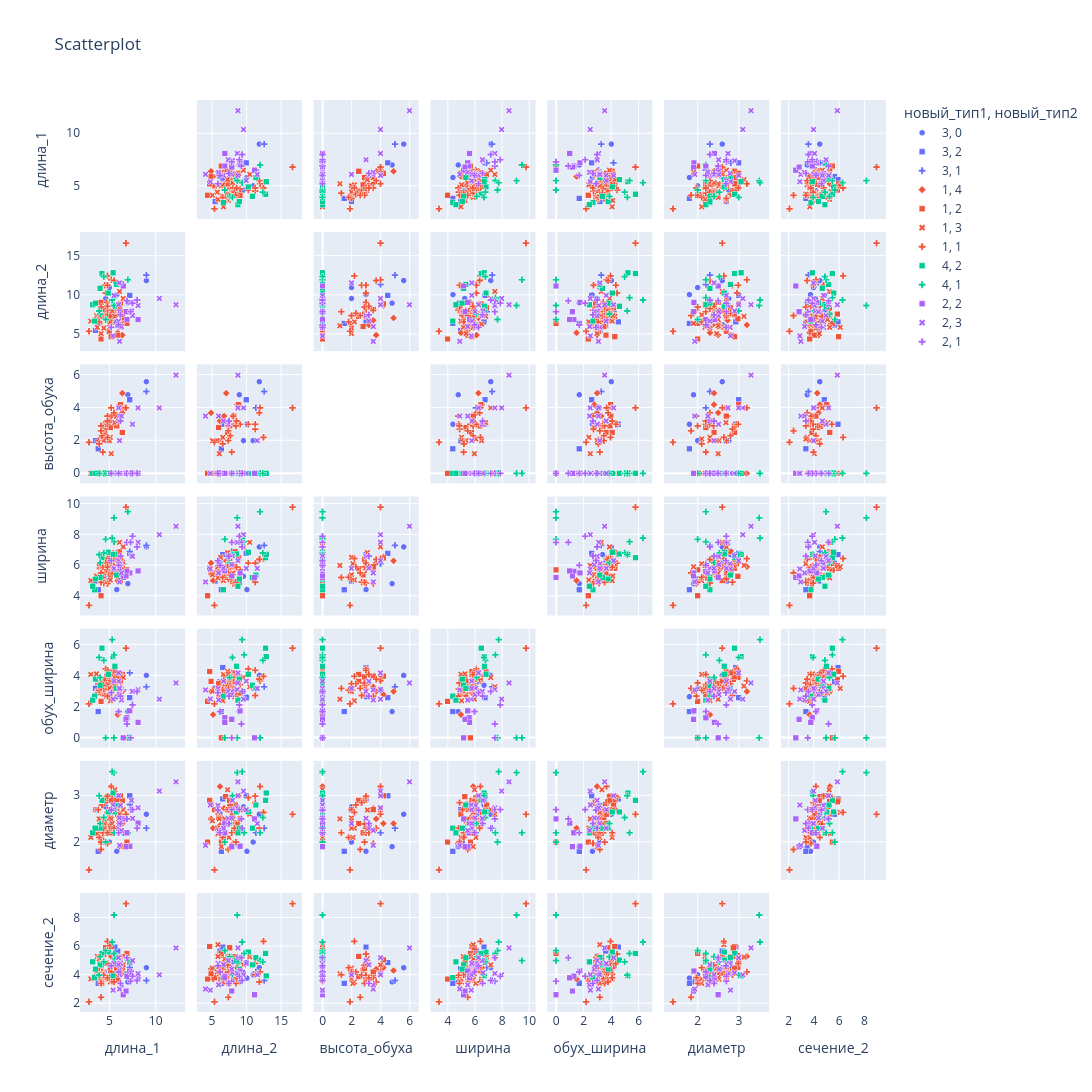

This figure's notebook cell:
### Markdown cell above
scatterplot для ['длина_1', 'длина_2', 'высота_обуха', 'ширина', 'обух_ширина', 'диаметр', 'сечение_2']

### Code cell
df_matrix = df_measurements.copy()
# Создаём колонку с объединённым текстом для hover
df_matrix['тип1_тип2'] = df_matrix['новый_тип1'].astype(str) + ' - ' + df_matrix['новый_тип2'].astype(str)

# Строим scatter matrix
fig = px.scatter_matrix(
    df_matrix,
    dimensions=['длина_1', 'длина_2', 'высота_обуха', 'ширина',
                'обух_ширина', 'диаметр', 'сечение_2'],
    color = names[0],                # дискретные цвета по типу1
    symbol= names[1],                # форма по типу2
    hover_name='тип1_тип2',       # текст при наведении (будет жирным заголовком)
    title='Scatterplot'
)

# Скрываем диагональные графики (гистограммы)
fig.update_traces(diagonal_visible=False)

# Настраиваем внешний вид маркеров (белая обводка, как в оригинале)
fig.update_traces(marker=dict(line=dict(color='white', width=0.5)))

# Задаём размер фигуры
fig.update_layout(width=1536, height=1536)

fig.show()

del df_matrix

### Figure 1 — Plotly figure (JSON) as saved in the notebook; plotly's stock layout.template omitted (floating-point values rounded to 4 significant figures)
{"data": [{"diagonal": {"visible": false}, "dimensions": [{"axis": {"matches": true}, "label": "длина_1", "values": [5.7, 4.6, 5.8, 7.0, 5.0, 9.0]}, {"axis": {"matches": true}, "label": "длина_2", "values": [8.0, 9.6, 10.1, 9.0, 11.0, 11.9]}, {"axis": {"matches": true}, "label": "высота_обуха", "values": [0.001, 2.0, 3.0, 4.8, 2.0, 5.6]}, {"axis": {"matches": true}, "label": "ширина", "values": [6.7, 5.28, 4.41, 4.8, 5.1, 7.2]}, {"axis": {"matches": true}, "label": "обух_ширина", "values": [3.4, 3.0, 2.66, 1.7, 3.2, 4.04]}, {"axis": {"matches": true}, "label": "диаметр", "values": [2.8, 2.76, 1.8, 1.9, 2.0, 2.6]}, {"axis": {"matches": true}, "label": "сечение_2", "values": [4.9, 4.15, 3.77, 3.5, 4.0, 4.5]}], "hovertemplate": "<b>%{hovertext}</b><br><br>новый_тип1=3<br>новый_тип2=0<br>%{xaxis.title.text}=%{x}<br>%{yaxis.title.text}=%{y}<extra></extra>", "hovertext": ["3 - 0", "3 - 0", "3 - 0", "3 - 0", "3 - 0", "3 - 0"], "legendgroup": "3, 0", "marker": {"color": "#636efa", "line": {"color": "white", "width": 0.5}, "symbol": "circle"}, "name": "3, 0", "showlegend": true, "type": "splom"}, {"diagonal": {"visible": false}, "dimensions": [{"axis": {"matches": true}, "label": "длина_1", "values": [5.9, 3.5, 3.8, 5.6, 7.2]}, {"axis": {"matches": true}, "label": "длина_2", "values": [6.2, 5.5, 6.4, 6.6, 10.0]}, {"axis": {"matches": true}, "label": "высота_обуха", "values": [0.001, 2.0, 1.5, 3.0, 4.5]}, {"axis": {"matches": true}, "label": "ширина", "values": [6.13, 4.97, 4.4, 6.7, 6.78]}, {"axis": {"matches": true}, "label": "обух_ширина", "values": [3.63, 3.21, 1.7, 4.55, 2.6]}, {"axis": {"matches": true}, "label": "диаметр", "values": [2.6, 2.7, 1.8, 2.93, 3.0]}, {"axis": {"matches": true}, "label": "сечение_2", "values": [5.67, 4.43, 3.4, 5.95, 4.86]}], "hovertemplate": "<b>%{hovertext}</b><br><br>новый_тип1=3<br>новый_тип2=2<br>%{xaxis.title.text}=%{x}<br>%{yaxis.title.text}=%{y}<extra></extra>", "hovertext": ["3 - 2", "3 - 2", "3 - 2", "3 - 2", "3 - 2"], "legendgroup": "3, 2", "marker": {"color": "#636efa", "line": {"color": "white", "width": 0.5}, "symbol": "square"}, "name": "3, 2", "showlegend": true, "type": "splom"}, {"diagonal": {"visible": false}, "dimensions": [{"axis": {"matches": true}, "label": "длина_1", "values": [6.5, 7.2, 9.0]}, {"axis": {"matches": true}, "label": "длина_2", "values": [11.4, 7.9, 12.6]}, {"axis": {"matches": true}, "label": "высота_обуха", "values": [4.0, 0.001, 5.0]}, {"axis": {"matches": true}, "label": "ширина", "values": [6.1, 6.9, 7.3]}, {"axis": {"matches": true}, "label": "обух_ширина", "values": [3.1, 4.2, 3.3]}, {"axis": {"matches": true}, "label": "диаметр", "values": [2.2, 2.81, 2.3]}, {"axis": {"matches": true}, "label": "сечение_2", "values": [4.2, 4.51, 3.6]}], "hovertemplate": "<b>%{hovertext}</b><br><br>новый_тип1=3<br>новый_тип2=1<br>%{xaxis.title.text}=%{x}<br>%{yaxis.title.text}=%{y}<extra></extra>", "hovertext": ["3 - 1", "3 - 1", "3 - 1"], "legendgroup": "3, 1", "marker": {"color": "#636efa", "line": {"color": "white", "width": 0.5}, "symbol": "cross"}, "name": "3, 1", "showlegend": true, "type": "splom"}, {"diagonal": {"visible": false}, "dimensions": [{"axis": {"matches": true}, "label": "длина_1", "values": [5.9, 5.2, 5.1, 6.4, 6.1, 5.2, 6.4]}, {"axis": {"matches": true}, "label": "длина_2", "values": [5.2, 6.2, 6.2, 7.1, 8.7, 6.8, 4.9]}, {"axis": {"matches": true}, "label": "высота_обуха", "values": [0.001, 0.001, 3.2, 4.9, 4.2, 3.5, 3.7]}, {"axis": {"matches": true}, "label": "ширина", "values": [5.0, 5.9, 5.83, 6.29, 6.54, 5.7, 6.15]}, {"axis": {"matches": true}, "label": "обух_ширина", "values": [1.5, 3.0, 3.57, 3.0, 2.8, 3.3, 3.0]}, {"axis": {"matches": true}, "label": "диаметр", "values": [2.3, 3.2, 2.36, 2.4, 2.4, 2.73, 2.5]}, {"axis": {"matches": true}, "label": "сечение_2", "values": [3.7, 5.3, 3.66, 4.3, 4.5, 3.98, 4.4]}], "hovertemplate": "<b>%{hovertext}</b><br><br>новый_тип1=1<br>новый_тип2=4<br>%{xaxis.title.text}=%{x}<br>%{yaxis.title.text}=%{y}<extra></extra>", "hovertext": ["1 - 4", "1 - 4", "1 - 4", "1 - 4", "1 - 4", "1 - 4", "1 - 4"], "legendgroup": "1, 4", "marker": {"color": "#EF553B", "line": {"color": "white", "width": 0.5}, "symbol": "diamond"}, "name": "1, 4", "showlegend": true, "type": "splom"}, {"diagonal": {"visible": false}, "dimensions": [{"axis": {"matches": true}, "label": "длина_1", "values": [6.9, 5.1, 5.0, 6.4, 4.1, 6.2, 5.1, 5.9, 5.2, 4.5, 4.1, 5.8, 6.2, 5.2, 4.6, 5.1, 5.8, 6.1]}, {"axis": {"matches": true}, "label": "длина_2", "values": [6.4, 6.0, 5.4, 7.5, 9.1, 8.9, 7.0, 4.9, 4.7, 7.3, 4.4, 8.2, 8.0, 7.4, 7.6, 6.0, 7.6, 8.4]}, {"axis": {"matches": true}, "label": "высота_обуха", "values": [0.001, 0.001, 0.001, 2.5, 0.001, 4.2, 0.001, 0.001, 0.001, 2.5, 0.001, 3.5, 0.001, 0.001, 0.001, 2.8, 2.9, 0.001]}, {"axis": {"matches": true}, "label": "ширина", "values": [5.7, 5.8, 5.5, 5.8, 5.3, 6.48, 5.28, 5.52, 5.81, 5.78, 4.01, 5.91, 5.0, 6.0, 5.98, 5.37, 6.39, 6.88]}, {"axis": {"matches": true}, "label": "обух_ширина", "values": [0.001, 3.5, 3.1, 4.1, 2.9, 3.99, 3.9, 3.65, 4.29, 3.65, 2.36, 4.0, 3.67, 4.14, 3.78, 2.8, 3.94, 4.2]}, {"axis": {"matches": true}, "label": "диаметр", "values": [2.0, 2.53, 2.7, 2.9, 2.5, 3.0, 2.98, 2.82, 2.9, 2.4, 2.0, 2.7, 2.6, 2.7, 2.87, 2.2, 2.9, 2.8]}, {"axis": {"matches": true}, "label": "сечение_2", "values": [5.5, 4.4, 3.8, 5.29, 4.9, 5.05, 4.52, 4.07, 5.99, 3.88, 3.7, 4.2, 4.1, 4.6, 5.9, 4.33, 4.46, 5.27]}], "hovertemplate": "<b>%{hovertext}</b><br><br>новый_тип1=1<br>новый_тип2=2<br>%{xaxis.title.text}=%{x}<br>%{yaxis.title.text}=%{y}<extra></extra>", "hovertext": ["1 - 2", "1 - 2", "1 - 2", "1 - 2", "1 - 2", "1 - 2", "1 - 2", "1 - 2", "1 - 2", "1 - 2", "1 - 2", "1 - 2", "1 - 2", "1 - 2", "1 - 2", "1 - 2", "1 - 2", "1 - 2"], "legendgroup": "1, 2", "marker": {"color": "#EF553B", "line": {"color": "white", "width": 0.5}, "symbol": "square"}, "name": "1, 2", "showlegend": true, "type": "splom"}, {"diagonal": {"visible": false}, "dimensions": [{"axis": {"matches": true}, "label": "длина_1", "values": [6.3, 5.0, 6.1, 4.0, 4.1, 5.2, 5.1, 5.3, 6.5, 4.2, 3.7, 5.6, 4.4, 6.0, 3.0, 4.4, 5.6, 3.9, 3.6, 5.0]}, {"axis": {"matches": true}, "label": "длина_2", "values": [6.4, 6.3, 10.5, 6.6, 5.1, 6.1, 6.6, 8.0, 9.6, 7.5, 5.9, 7.3, 5.8, 7.5, 6.7, 8.1, 7.3, 6.9, 7.4, 5.9]}, {"axis": {"matches": true}, "label": "высота_обуха", "values": [0.001, 2.0, 0.001, 0.001, 2.0, 1.2, 2.2, 0.001, 4.0, 2.1, 0.001, 0.001, 2.0, 0.001, 0.001, 0.001, 3.1, 0.001, 0.001, 0.001]}, {"axis": {"matches": true}, "label": "ширина", "values": [5.9, 6.52, 7.5, 5.86, 5.38, 5.99, 5.04, 5.5, 7.2, 6.1, 5.18, 6.0, 5.8, 6.0, 5.0, 5.49, 6.83, 5.92, 5.3, 5.9]}, {"axis": {"matches": true}, "label": "обух_ширина", "values": [3.0, 2.95, 3.3, 3.15, 3.0, 2.5, 2.4, 3.1, 3.9, 3.2, 3.01, 3.35, 3.0, 2.9, 4.1, 3.16, 4.3, 2.9, 4.14, 3.2]}, {"axis": {"matches": true}, "label": "диаметр", "values": [1.9, 2.52, 2.6, 2.29, 2.46, 2.5, 2.3, 2.4, 2.7, 2.1, 2.18, 3.13, 2.3, 2.5, 2.1, 2.5, 2.69, 2.5, 2.7, 2.64]}, {"axis": {"matches": true}, "label": "сечение_2", "values": [4.2, 3.69, 5.26, 4.8, 4.47, 4.07, 3.5, 3.6, 4.7, 3.4, 5.29, 5.25, 4.2, 5.0, 3.71, 3.82, 5.14, 5.12, 3.92, 6.12]}], "hovertemplate": "<b>%{hovertext}</b><br><br>новый_тип1=1<br>новый_тип2=3<br>%{xaxis.title.text}=%{x}<br>%{yaxis.title.text}=%{y}<extra></extra>", "hovertext": ["1 - 3", "1 - 3", "1 - 3", "1 - 3", "1 - 3", "1 - 3", "1 - 3", "1 - 3", "1 - 3", "1 - 3", "1 - 3", "1 - 3", "1 - 3", "1 - 3", "1 - 3", "1 - 3", "1 - 3", "1 - 3", "1 - 3", "1 - 3"], "legendgroup": "1, 3", "marker": {"color": "#EF553B", "line": {"color": "white", "width": 0.5}, "symbol": "x"}, "name": "1, 3", "showlegend": true, "type": "splom"}, {"diagonal": {"visible": false}, "dimensions": [{"axis": {"matches": true}, "label": "длина_1", "values": [4.2, 4.5, 6.8, 3.8, 4.8, 4.8, 4.7, 4.3, 4.4, 4.3, 4.6, 4.8, 3.9, 5.2, 2.8, 4.1, 4.1, 4.8, 5.5]}, {"axis": {"matches": true}, "label": "длина_2", "values": [7.7, 11.3, 16.7, 7.4, 12.5, 8.1, 9.1, 7.9, 8.3, 7.3, 10.3, 11.3, 6.6, 12.0, 5.4, 8.5, 7.4, 8.6, 11.9]}, {"axis": {"matches": true}, "label": "высота_обуха", "values": [2.3, 2.7, 4.0, 2.0, 2.2, 3.5, 3.0, 1.3, 3.0, 2.9, 3.0, 3.0, 1.8, 4.0, 1.9, 2.9, 2.6, 3.2, 3.7]}, {"axis": {"matches": true}, "label": "ширина", "values": [5.9, 4.9, 9.8, 5.1, 6.44, 4.8, 5.7, 5.2, 4.83, 5.9, 6.14, 6.14, 5.22, 6.43, 3.38, 4.89, 5.5, 5.88, 6.38]}, {"axis": {"matches": true}, "label": "обух_ширина", "values": [3.5, 2.74, 5.8, 3.5, 3.98, 2.7, 3.44, 3.2, 3.15, 3.38, 4.46, 4.37, 3.08, 3.69, 2.2, 3.55, 3.2, 4.1, 3.8]}, {"axis": {"matches": true}, "label": "диаметр", "values": [2.8, 2.85, 2.6, 2.7, 2.64, 1.97, 2.2, 2.2, 2.3, 2.39, 2.96, 2.99, 2.1, 3.2, 1.4, 2.0, 1.84, 2.2, 2.3]}, {"axis": {"matches": true}, "label": "сечение_2", "values": [4.2, 3.99, 9.0, 4.2, 6.35, 3.8, 3.74, 4.0, 3.97, 4.68, 5.46, 4.8, 4.5, 4.2, 2.1, 3.4, 2.42, 3.79, 3.5]}], "hovertemplate": "<b>%{hovertext}</b><br><br>новый_тип1=1<br>новый_тип2=1<br>%{xaxis.title.text}=%{x}<br>%{yaxis.title.text}=%{y}<extra></extra>", "hovertext": ["1 - 1", "1 - 1", "1 - 1", "1 - 1", "1 - 1", "1 - 1", "1 - 1", "1 - 1", "1 - 1", "1 - 1", "1 - 1", "1 - 1", "1 - 1", "1 - 1", "1 - 1", "1 - 1", "1 - 1", "1 - 1", "1 - 1"], "legendgroup": "1, 1", "marker": {"color": "#EF553B", "line": {"color": "white", "width": 0.5}, "symbol": "cross"}, "name": "1, 1", "showlegend": true, "type": "splom"}, {"diagonal": {"visible": false}, "dimensions": [{"axis": {"matches": true}, "label": "длина_1", "values": [4.2, 3.4, 4.0, 3.2, 4.9, 5.6, 5.8, 5.4, 3.5]}, {"axis": {"matches": true}, "label": "длина_2", "values": [12.8, 6.7, 10.9, 8.8, 10.3, 8.6, 11.4, 12.9, 9.0]}, {"axis": {"matches": true}, "label": "высота_обуха", "values": [0.001, 0.001, 0.001, 0.001, 0.001, 0.001, 0.001, 0.001, 0.001]}, {"axis": {"matches": true}, "label": "ширина", "values": [6.5, 4.4, 5.2, 4.63, 6.85, 6.74, 5.36, 6.71, 5.1]}, {"axis": {"matches": true}, "label": "обух_ширина", "values": [5.8, 2.7, 3.4, 2.44, 4.11, 4.63, 3.2, 5.25, 3.8]}, {"axis": {"matches": true}, "label": "диаметр", "values": [2.9, 2.3, 2.3, 2.2, 2.65, 2.65, 2.8, 3.06, 2.3]}, {"axis": {"matches": true}, "label": "сечение_2", "values": [5.5, 3.8, 4.7, 4.91, 5.6, 5.03, 5.2, 3.92, 4.4]}], "hovertemplate": "<b>%{hovertext}</b><br><br>новый_тип1=4<br>новый_тип2=2<br>%{xaxis.title.text}=%{x}<br>%{yaxis.title.text}=%{y}<extra></extra>", "hovertext": ["4 - 2", "4 - 2", "4 - 2", "4 - 2", "4 - 2", "4 - 2", "4 - 2", "4 - 2", "4 - 2"], "legendgroup": "4, 2", "marker": {"color": "#00cc96", "line": {"color": "white", "width": 0.5}, "symbol": "square"}, "name": "4, 2", "showlegend": true, "type": "splom"}, {"diagonal": {"visible": false}, "dimensions": [{"axis": {"matches": true}, "label": "длина_1", "values": [5.5, 4.6, 7.0, 4.4, 5.5, 4.0, 5.3, 3.9]}, {"axis": {"matches": true}, "label": "длина_2", "values": [8.7, 6.9, 12.0, 12.4, 9.7, 7.6, 9.4, 8.0]}, {"axis": {"matches": true}, "label": "высота_обуха", "values": [0.001, 0.001, 0.001, 0.001, 0.001, 0.001, 0.001, 0.001]}, {"axis": {"matches": true}, "label": "ширина", "values": [9.1, 7.7, 9.5, 6.8, 7.54, 6.16, 7.78, 6.7]}, {"axis": {"matches": true}, "label": "обух_ширина", "values": [0.001, 0.001, 0.001, 5.01, 5.37, 3.9, 6.35, 5.2]}, {"axis": {"matches": true}, "label": "диаметр", "values": [3.5, 2.0, 2.2, 2.53, 2.2, 2.4, 3.52, 3.0]}, {"axis": {"matches": true}, "label": "сечение_2", "values": [8.2, 5.7, 5.0, 4.91, 5.5, 5.27, 6.3, 3.98]}], "hovertemplate": "<b>%{hovertext}</b><br><br>новый_тип1=4<br>новый_тип2=1<br>%{xaxis.title.text}=%{x}<br>%{yaxis.title.text}=%{y}<extra></extra>", "hovertext": ["4 - 1", "4 - 1", "4 - 1", "4 - 1", "4 - 1", "4 - 1", "4 - 1", "4 - 1"], "legendgroup": "4, 1", "marker": {"color": "#00cc96", "line": {"color": "white", "width": 0.5}, "symbol": "cross"}, "name": "4, 1", "showlegend": true, "type": "splom"}, {"diagonal": {"visible": false}, "dimensions": [{"axis": {"matches": true}, "label": "длина_1", "values": [7.2, 6.5, 6.9, 8.1, 6.8]}, {"axis": {"matches": true}, "label": "длина_2", "values": [9.1, 11.2, 6.9, 6.9, 7.9]}, {"axis": {"matches": true}, "label": "высота_обуха", "values": [0.001, 0.001, 0.001, 0.001, 0.001]}, {"axis": {"matches": true}, "label": "ширина", "values": [5.5, 5.2, 5.6, 5.63, 5.3]}, {"axis": {"matches": true}, "label": "обух_ширина", "values": [1.75, 0.001, 1.3, 1.0, 1.2]}, {"axis": {"matches": true}, "label": "диаметр", "values": [1.91, 2.5, 2.2, 2.41, 1.9]}, {"axis": {"matches": true}, "label": "сечение_2", "values": [4.27, 2.6, 3.9, 3.79, 2.86]}], "hovertemplate": "<b>%{hovertext}</b><br><br>новый_тип1=2<br>новый_тип2=2<br>%{xaxis.title.text}=%{x}<br>%{yaxis.title.text}=%{y}<extra></extra>", "hovertext": ["2 - 2", "2 - 2", "2 - 2", "2 - 2", "2 - 2"], "legendgroup": "2, 2", "marker": {"color": "#ab63fa", "line": {"color": "white", "width": 0.5}, "symbol": "square"}, "name": "2, 2", "showlegend": true, "type": "splom"}, {"diagonal": {"visible": false}, "dimensions": [{"axis": {"matches": true}, "label": "длина_1", "values": [7.4, 6.2, 5.4, 12.2, 8.1, 7.5, 10.4, 6.1, 6.1, 6.0, 5.5, 6.0, 6.3, 6.1]}, {"axis": {"matches": true}, "label": "длина_2", "values": [8.0, 5.9, 4.8, 8.8, 8.7, 7.4, 9.6, 4.1, 7.9, 6.7, 10.0, 8.8, 6.0, 11.6]}, {"axis": {"matches": true}, "label": "высота_обуха", "values": [0.001, 0.001, 0.001, 6.0, 4.0, 3.0, 4.0, 3.5, 0.001, 3.2, 0.001, 4.0, 3.5, 2.0]}, {"axis": {"matches": true}, "label": "ширина", "values": [6.62, 6.1, 5.76, 8.55, 7.5, 6.58, 8.0, 4.91, 6.04, 5.82, 5.8, 6.3, 5.5, 5.8]}, {"axis": {"matches": true}, "label": "обух_ширина", "values": [3.0, 3.21, 2.51, 3.55, 3.12, 3.01, 2.5, 3.1, 2.8, 3.66, 3.67, 4.2, 2.45, 3.2]}, {"axis": {"matches": true}, "label": "диаметр", "values": [2.9, 2.79, 2.8, 3.3, 2.74, 2.51, 3.1, 1.93, 2.52, 2.3, 2.7, 3.0, 2.25, 2.4]}, {"axis": {"matches": true}, "label": "сечение_2", "values": [4.15, 4.8, 2.92, 5.89, 4.09, 5.0, 4.0, 3.0, 4.4, 4.71, 4.8, 5.2, 3.3, 4.0]}], "hovertemplate": "<b>%{hovertext}</b><br><br>новый_тип1=2<br>новый_тип2=3<br>%{xaxis.title.text}=%{x}<br>%{yaxis.title.text}=%{y}<extra></extra>", "hovertext": ["2 - 3", "2 - 3", "2 - 3", "2 - 3", "2 - 3", "2 - 3", "2 - 3", "2 - 3", "2 - 3", "2 - 3", "2 - 3", "2 - 3", "2 - 3", "2 - 3"], "legendgroup": "2, 3", "marker": {"color": "#ab63fa", "line": {"color": "white", "width": 0.5}, "symbol": "x"}, "name": "2, 3", "showlegend": true, "type": "splom"}, {"diagonal": {"visible": false}, "dimensions": [{"axis": {"matches": true}, "label": "длина_1", "values": [6.9, 6.0, 7.3, 6.2, 7.5, 5.2, 8.0]}, {"axis": {"matches": true}, "label": "длина_2", "values": [9.3, 6.2, 7.9, 7.5, 9.0, 5.9, 9.4]}, {"axis": {"matches": true}, "label": "высота_обуха", "values": [0.001, 0.001, 0.001, 3.2, 0.001, 0.001, 0.001]}, {"axis": {"matches": true}, "label": "ширина", "values": [7.5, 6.0, 7.5, 6.6, 7.9, 6.3, 7.2]}, {"axis": {"matches": true}, "label": "обух_ширина", "values": [0.9, 1.7, 0.001, 2.7, 2.13, 2.92, 3.0]}, {"axis": {"matches": true}, "label": "диаметр", "values": [2.5, 2.2, 2.7, 2.4, 2.7, 2.69, 2.3]}, {"axis": {"matches": true}, "label": "сечение_2", "values": [5.2, 4.2, 3.55, 3.4, 3.9, 4.63, 3.6]}], "hovertemplate": "<b>%{hovertext}</b><br><br>новый_тип1=2<br>новый_тип2=1<br>%{xaxis.title.text}=%{x}<br>%{yaxis.title.text}=%{y}<extra></extra>", "hovertext": ["2 - 1", "2 - 1", "2 - 1", "2 - 1", "2 - 1", "2 - 1", "2 - 1"], "legendgroup": "2, 1", "marker": {"color": "#ab63fa", "line": {"color": "white", "width": 0.5}, "symbol": "cross"}, "name": "2, 1", "showlegend": true, "type": "splom"}], "layout": {"dragmode": "select", "height": 1536, "legend": {"title": {"text": "новый_тип1, новый_тип2"}, "tracegroupgap": 0}, "title": {"text": "Scatterplot"}, "width": 1536}}
